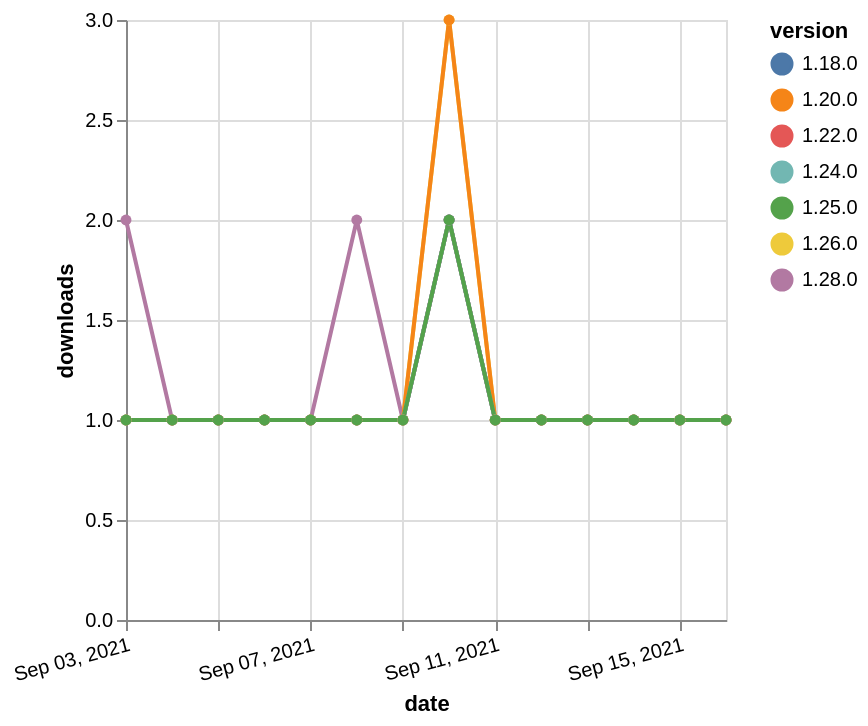

Write the Vega-Lite specification saved for this chart.
### Vega-Lite specification from a JSON file in a GitHub repository (floating-point values rounded to 4 significant figures)
{"$schema": "https://vega.github.io/schema/vega-lite/v5.json", "description": "A simple bar chart with embedded data.", "data": {"values": [{"date": "2021-09-03", "total": 212, "delta": 1, "version": "1.18.0"}, {"date": "2021-09-04", "total": 213, "delta": 1, "version": "1.18.0"}, {"date": "2021-09-05", "total": 214, "delta": 1, "version": "1.18.0"}, {"date": "2021-09-06", "total": 215, "delta": 1, "version": "1.18.0"}, {"date": "2021-09-07", "total": 216, "delta": 1, "version": "1.18.0"}, {"date": "2021-09-08", "total": 217, "delta": 1, "version": "1.18.0"}, {"date": "2021-09-09", "total": 218, "delta": 1, "version": "1.18.0"}, {"date": "2021-09-10", "total": 220, "delta": 2, "version": "1.18.0"}, {"date": "2021-09-11", "total": 221, "delta": 1, "version": "1.18.0"}, {"date": "2021-09-12", "total": 222, "delta": 1, "version": "1.18.0"}, {"date": "2021-09-13", "total": 223, "delta": 1, "version": "1.18.0"}, {"date": "2021-09-14", "total": 224, "delta": 1, "version": "1.18.0"}, {"date": "2021-09-15", "total": 225, "delta": 1, "version": "1.18.0"}, {"date": "2021-09-16", "total": 226, "delta": 1, "version": "1.18.0"}, {"date": "2021-09-03", "total": 173, "delta": 1, "version": "1.22.0"}, {"date": "2021-09-04", "total": 174, "delta": 1, "version": "1.22.0"}, {"date": "2021-09-05", "total": 175, "delta": 1, "version": "1.22.0"}, {"date": "2021-09-06", "total": 176, "delta": 1, "version": "1.22.0"}, {"date": "2021-09-07", "total": 177, "delta": 1, "version": "1.22.0"}, {"date": "2021-09-08", "total": 178, "delta": 1, "version": "1.22.0"}, {"date": "2021-09-09", "total": 179, "delta": 1, "version": "1.22.0"}, {"date": "2021-09-10", "total": 181, "delta": 2, "version": "1.22.0"}, {"date": "2021-09-11", "total": 182, "delta": 1, "version": "1.22.0"}, {"date": "2021-09-12", "total": 183, "delta": 1, "version": "1.22.0"}, {"date": "2021-09-13", "total": 184, "delta": 1, "version": "1.22.0"}, {"date": "2021-09-14", "total": 185, "delta": 1, "version": "1.22.0"}, {"date": "2021-09-15", "total": 186, "delta": 1, "version": "1.22.0"}, {"date": "2021-09-16", "total": 187, "delta": 1, "version": "1.22.0"}, {"date": "2021-09-03", "total": 116, "delta": 2, "version": "1.28.0"}, {"date": "2021-09-04", "total": 117, "delta": 1, "version": "1.28.0"}, {"date": "2021-09-05", "total": 118, "delta": 1, "version": "1.28.0"}, {"date": "2021-09-06", "total": 119, "delta": 1, "version": "1.28.0"}, {"date": "2021-09-07", "total": 120, "delta": 1, "version": "1.28.0"}, {"date": "2021-09-08", "total": 122, "delta": 2, "version": "1.28.0"}, {"date": "2021-09-09", "total": 123, "delta": 1, "version": "1.28.0"}, {"date": "2021-09-10", "total": 125, "delta": 2, "version": "1.28.0"}, {"date": "2021-09-11", "total": 126, "delta": 1, "version": "1.28.0"}, {"date": "2021-09-12", "total": 127, "delta": 1, "version": "1.28.0"}, {"date": "2021-09-13", "total": 128, "delta": 1, "version": "1.28.0"}, {"date": "2021-09-14", "total": 129, "delta": 1, "version": "1.28.0"}, {"date": "2021-09-15", "total": 130, "delta": 1, "version": "1.28.0"}, {"date": "2021-09-16", "total": 131, "delta": 1, "version": "1.28.0"}, {"date": "2021-09-03", "total": 163, "delta": 1, "version": "1.26.0"}, {"date": "2021-09-04", "total": 164, "delta": 1, "version": "1.26.0"}, {"date": "2021-09-05", "total": 165, "delta": 1, "version": "1.26.0"}, {"date": "2021-09-06", "total": 166, "delta": 1, "version": "1.26.0"}, {"date": "2021-09-07", "total": 167, "delta": 1, "version": "1.26.0"}, {"date": "2021-09-08", "total": 168, "delta": 1, "version": "1.26.0"}, {"date": "2021-09-09", "total": 169, "delta": 1, "version": "1.26.0"}, {"date": "2021-09-10", "total": 172, "delta": 3, "version": "1.26.0"}, {"date": "2021-09-11", "total": 173, "delta": 1, "version": "1.26.0"}, {"date": "2021-09-12", "total": 174, "delta": 1, "version": "1.26.0"}, {"date": "2021-09-13", "total": 175, "delta": 1, "version": "1.26.0"}, {"date": "2021-09-14", "total": 176, "delta": 1, "version": "1.26.0"}, {"date": "2021-09-15", "total": 177, "delta": 1, "version": "1.26.0"}, {"date": "2021-09-16", "total": 178, "delta": 1, "version": "1.26.0"}, {"date": "2021-09-03", "total": 297, "delta": 1, "version": "1.20.0"}, {"date": "2021-09-04", "total": 298, "delta": 1, "version": "1.20.0"}, {"date": "2021-09-05", "total": 299, "delta": 1, "version": "1.20.0"}, {"date": "2021-09-06", "total": 300, "delta": 1, "version": "1.20.0"}, {"date": "2021-09-07", "total": 301, "delta": 1, "version": "1.20.0"}, {"date": "2021-09-08", "total": 302, "delta": 1, "version": "1.20.0"}, {"date": "2021-09-09", "total": 303, "delta": 1, "version": "1.20.0"}, {"date": "2021-09-10", "total": 306, "delta": 3, "version": "1.20.0"}, {"date": "2021-09-11", "total": 307, "delta": 1, "version": "1.20.0"}, {"date": "2021-09-12", "total": 308, "delta": 1, "version": "1.20.0"}, {"date": "2021-09-13", "total": 309, "delta": 1, "version": "1.20.0"}, {"date": "2021-09-14", "total": 310, "delta": 1, "version": "1.20.0"}, {"date": "2021-09-15", "total": 311, "delta": 1, "version": "1.20.0"}, {"date": "2021-09-16", "total": 312, "delta": 1, "version": "1.20.0"}, {"date": "2021-09-03", "total": 141, "delta": 1, "version": "1.24.0"}, {"date": "2021-09-04", "total": 142, "delta": 1, "version": "1.24.0"}, {"date": "2021-09-05", "total": 143, "delta": 1, "version": "1.24.0"}, {"date": "2021-09-06", "total": 144, "delta": 1, "version": "1.24.0"}, {"date": "2021-09-07", "total": 145, "delta": 1, "version": "1.24.0"}, {"date": "2021-09-08", "total": 146, "delta": 1, "version": "1.24.0"}, {"date": "2021-09-09", "total": 147, "delta": 1, "version": "1.24.0"}, {"date": "2021-09-10", "total": 149, "delta": 2, "version": "1.24.0"}, {"date": "2021-09-11", "total": 150, "delta": 1, "version": "1.24.0"}, {"date": "2021-09-12", "total": 151, "delta": 1, "version": "1.24.0"}, {"date": "2021-09-13", "total": 152, "delta": 1, "version": "1.24.0"}, {"date": "2021-09-14", "total": 153, "delta": 1, "version": "1.24.0"}, {"date": "2021-09-15", "total": 154, "delta": 1, "version": "1.24.0"}, {"date": "2021-09-16", "total": 155, "delta": 1, "version": "1.24.0"}, {"date": "2021-09-03", "total": 137, "delta": 1, "version": "1.25.0"}, {"date": "2021-09-04", "total": 138, "delta": 1, "version": "1.25.0"}, {"date": "2021-09-05", "total": 139, "delta": 1, "version": "1.25.0"}, {"date": "2021-09-06", "total": 140, "delta": 1, "version": "1.25.0"}, {"date": "2021-09-07", "total": 141, "delta": 1, "version": "1.25.0"}, {"date": "2021-09-08", "total": 142, "delta": 1, "version": "1.25.0"}, {"date": "2021-09-09", "total": 143, "delta": 1, "version": "1.25.0"}, {"date": "2021-09-10", "total": 145, "delta": 2, "version": "1.25.0"}, {"date": "2021-09-11", "total": 146, "delta": 1, "version": "1.25.0"}, {"date": "2021-09-12", "total": 147, "delta": 1, "version": "1.25.0"}, {"date": "2021-09-13", "total": 148, "delta": 1, "version": "1.25.0"}, {"date": "2021-09-14", "total": 149, "delta": 1, "version": "1.25.0"}, {"date": "2021-09-15", "total": 150, "delta": 1, "version": "1.25.0"}, {"date": "2021-09-16", "total": 151, "delta": 1, "version": "1.25.0"}]}, "width": "container", "mark": {"type": "line", "point": {"filled": true}}, "encoding": {"x": {"field": "date", "type": "temporal", "timeUnit": "yearmonthdate", "title": "date", "axis": {"labelAngle": -15}}, "y": {"field": "delta", "type": "quantitative", "title": "downloads"}, "color": {"field": "version", "type": "nominal"}, "tooltip": {"field": "delta"}}}
